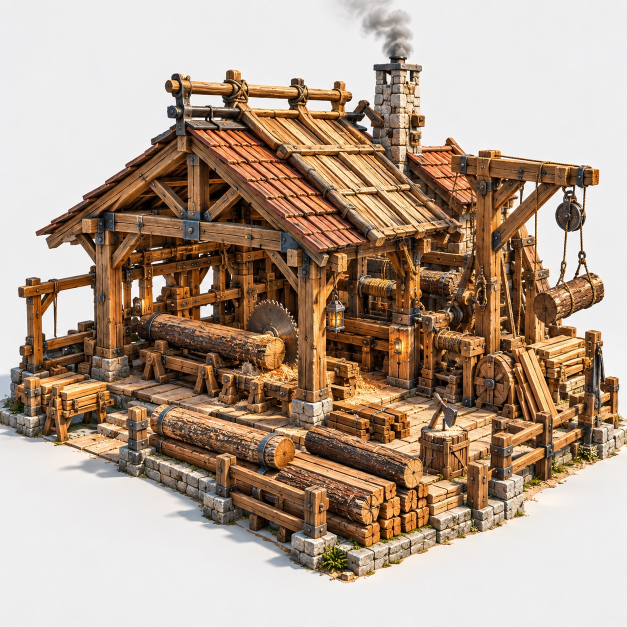
#> input picture pipeline/art-inputs/Valoria_Aserradero_AP2_v1.jpeg, 1254 x 1254 px, given in place of after-hero-matched.png, which was not available (shown at 1/2 size)
$ python valoria_family_quality_board.py out.png
#> lines starting #> are read from the running program, lines starting #| are printed output that depends on the picture; pictures that were not available may be replaced by others from this repository, and a replacement may not be noted
"""Evidence board from actual GLB reimport renders, without image substitutes."""
import sys
from pathlib import Path
from PIL import Image,ImageOps,ImageDraw,ImageFont
ROOT=Path(__file__).resolve().parents[2]
BASE=ROOT/'art-source/valoria/production/asset-family-v2/quality-v3'
tiles=[('Puerta V3 · mínimo congelado',ROOT/'art-source/valoria/production/first-hero-gate-v1/quality-v3/after-hero-matched.png')]
labels={'wall_straight':'Muro recto · 8 m','watchtower':'Torre completa V3','wall_corner':'Esquina · 90°','wall_connections':'Unión · 2 m','stone_path_platform':'Camino · 4 × 8 m','cliff_rocks':'Acantilado · 12 m','defensive_props':'Estandartes, braseros y defensas'}
tiles += [(label,BASE/name/'roundtrip-hero.png') for name,label in labels.items()]
board=Image.new('RGB',(2200,976),(25,31,40));draw=ImageDraw.Draw(board)
#> after `board = Image.new('RGB', (2200, 976), (25, 31, 40))`:
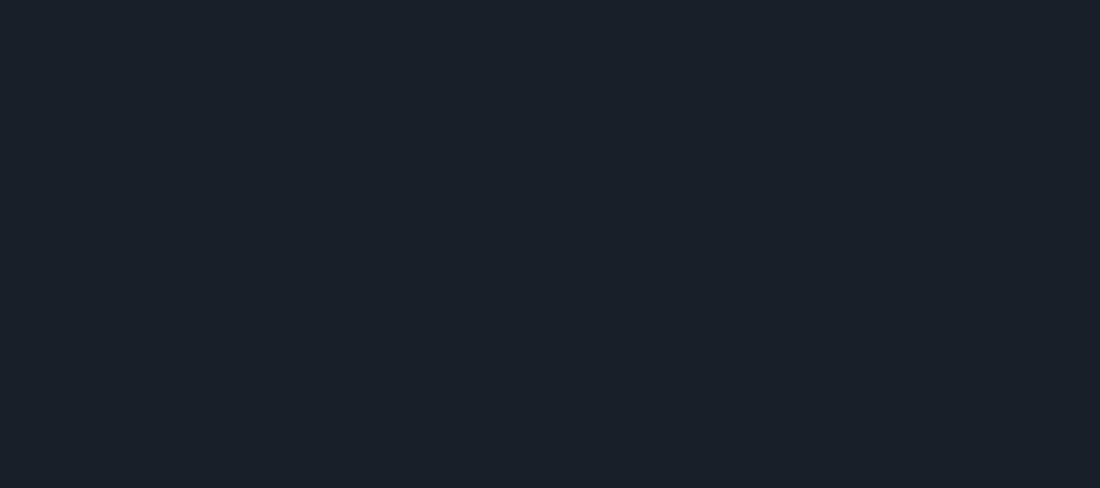
#> board: PIL image 2200x976 RGB (shown at 1/2 size); mean R, G, B 25, 31, 40
try:font=ImageFont.truetype('/usr/share/fonts/truetype/dejavu/DejaVuSans.ttf',22)
except OSError:font=ImageFont.load_default()
for i,(label,path) in enumerate(tiles):
    x=(i%4)*550;y=(i//4)*488
    with Image.open(path) as im:
#> im is the input picture: PIL image 1254x1254 RGB; mean R, G, B 180.1, 159.6, 142.4
        im=ImageOps.contain(im.convert('RGB'),(534,440));board.paste(im,(x+8+(534-im.width)//2,y+8+(440-im.height)//2))
#> after `im = ImageOps.contain(im.convert('RGB'), (534, 440))`:
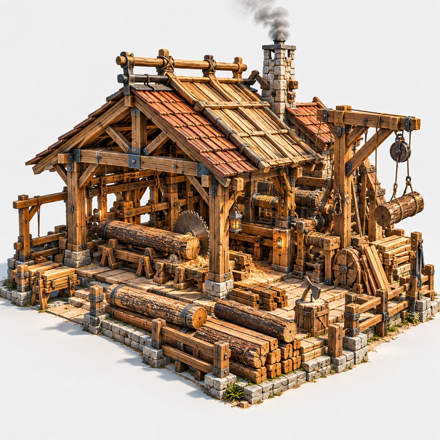
#> im: PIL image 440x440 RGB; mean R, G, B 180.1, 159.6, 142.4
#> after `board.paste(im, (x + 8 + (534 - im.width) // 2, y + 8 + (440 - im.heig`:
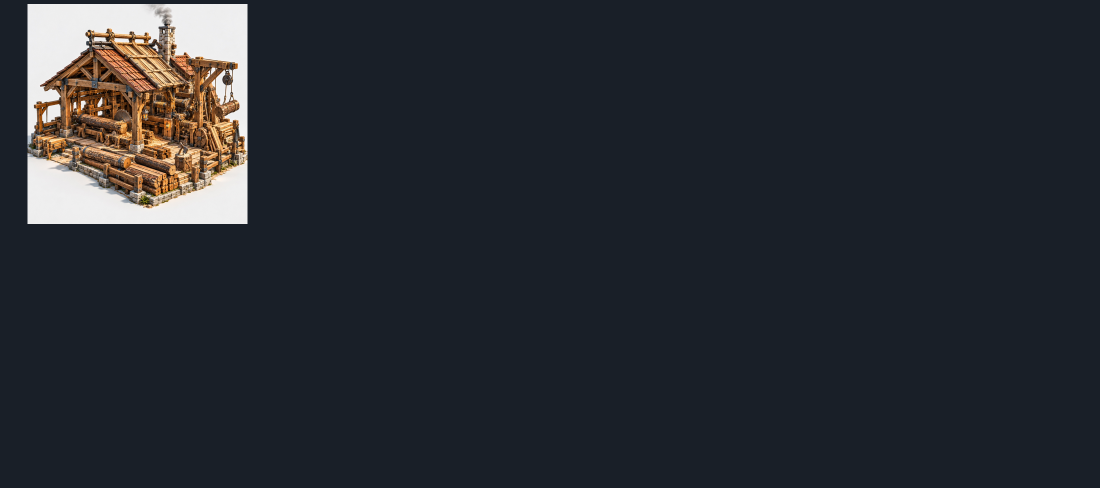
#> board: PIL image 2200x976 RGB (shown at 1/2 size); mean R, G, B 39, 42.6, 49.2
    draw.text((x+12,y+454),label,font=font,fill=(233,238,247))
#> pass 2 of the loop `for i,(label,path) in enumerate(tiles):`:
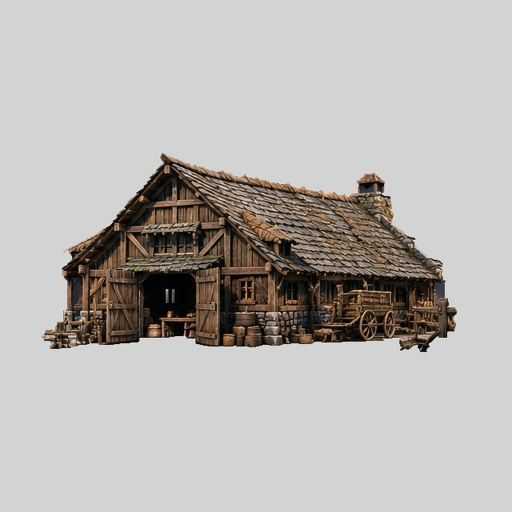
#> input picture pipeline/exact-inputs/Valoria_Granero_BIII_v1/Valoria_Granero_BIII_v1.jpeg, 1024 x 1024 px, given in place of roundtrip-hero.png, which was not available (shown at 1/2 size)
#> im is the input picture: PIL image 1024x1024 RGB; mean R, G, B 184.5, 181.4, 177
#> `im = ImageOps.contain(im.convert('RGB'), (534, 440))`:
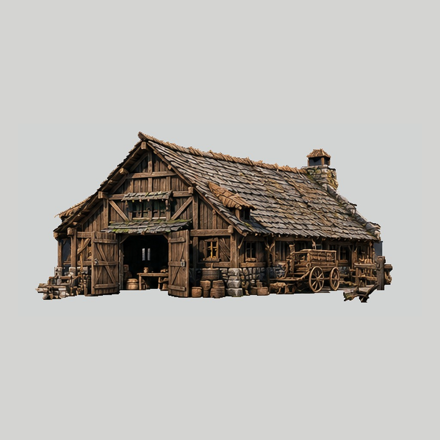
#> im: PIL image 440x440 RGB; mean R, G, B 184.5, 181.4, 177
#> `board.paste(im, (x + 8 + (534 - im.width) // 2, y + 8 + (440 - im.heig`:
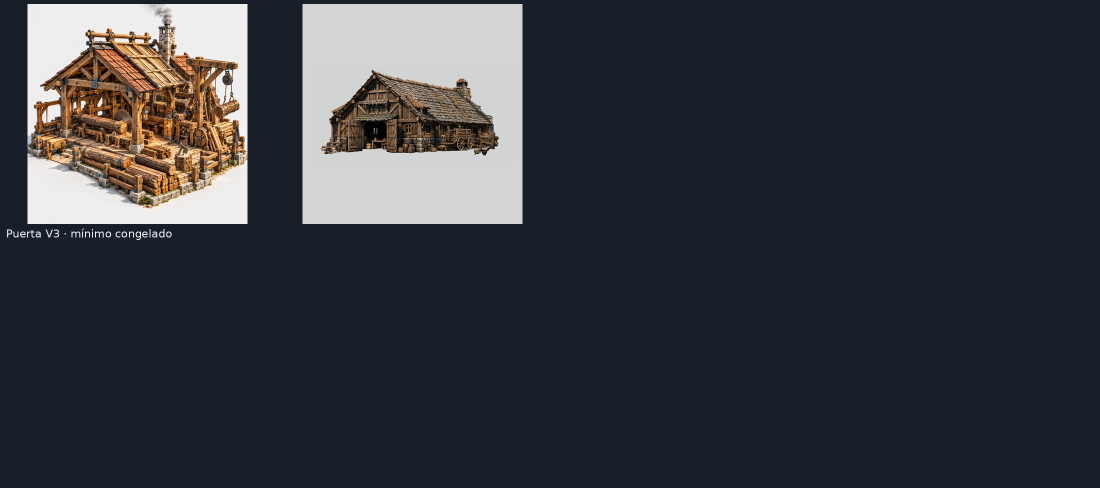
#> board: PIL image 2200x976 RGB (shown at 1/2 size); mean R, G, B 53.5, 56.3, 61.7
#> (the run stopped early here; a loop or call above may not have finished)
